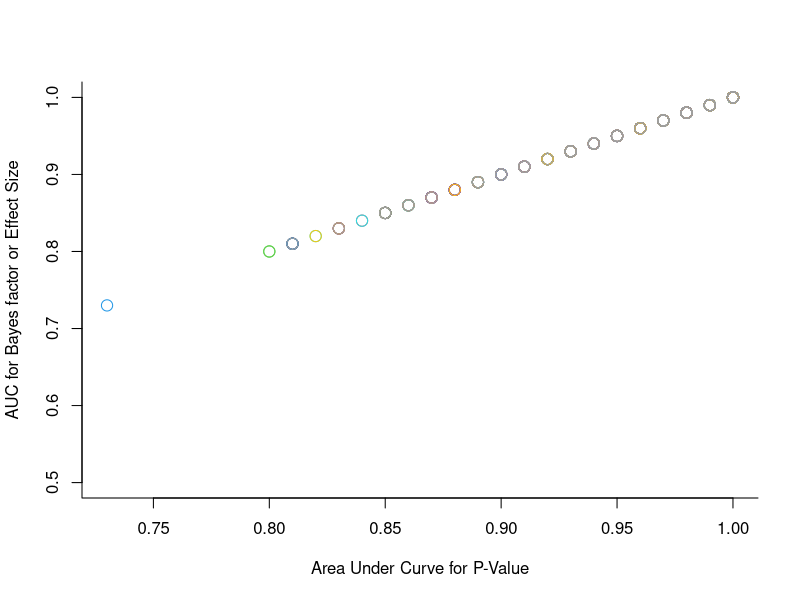
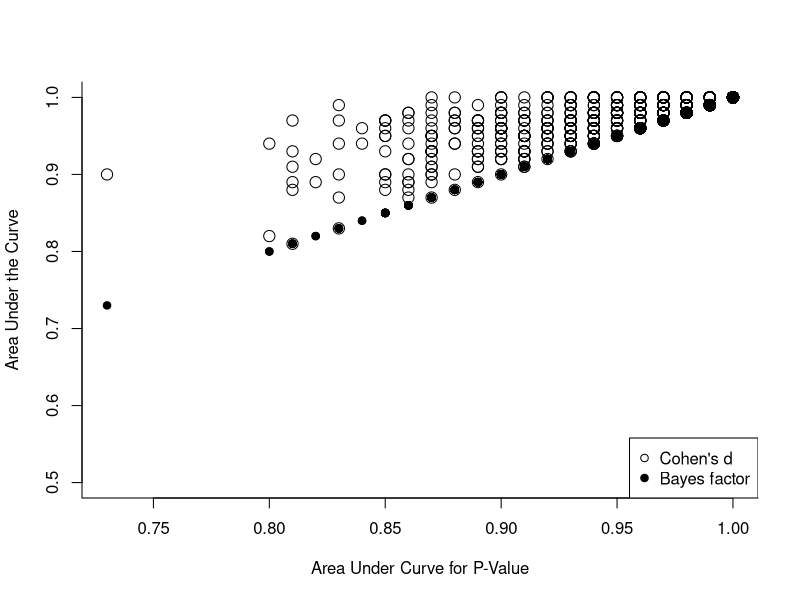
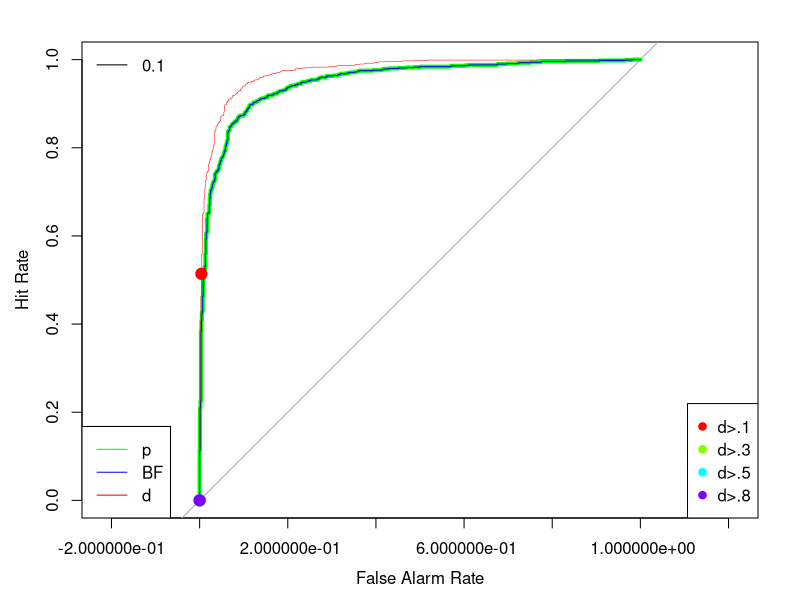
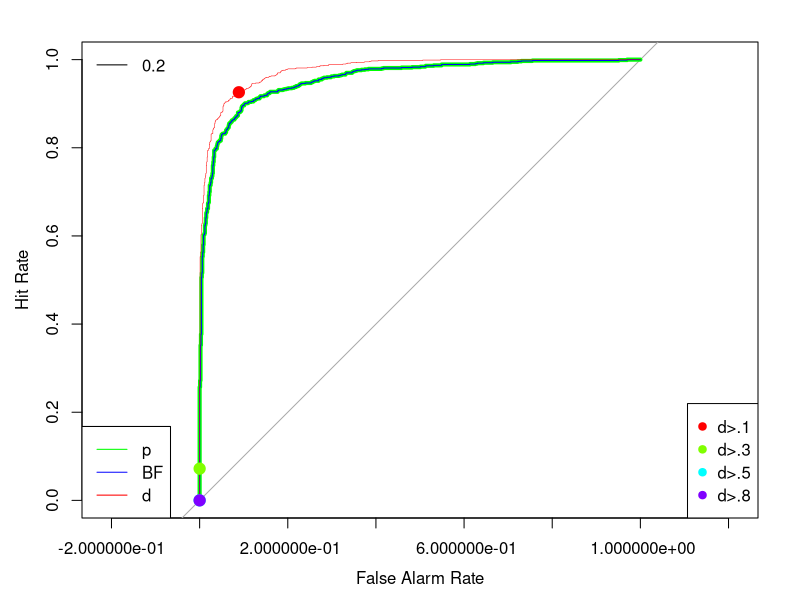
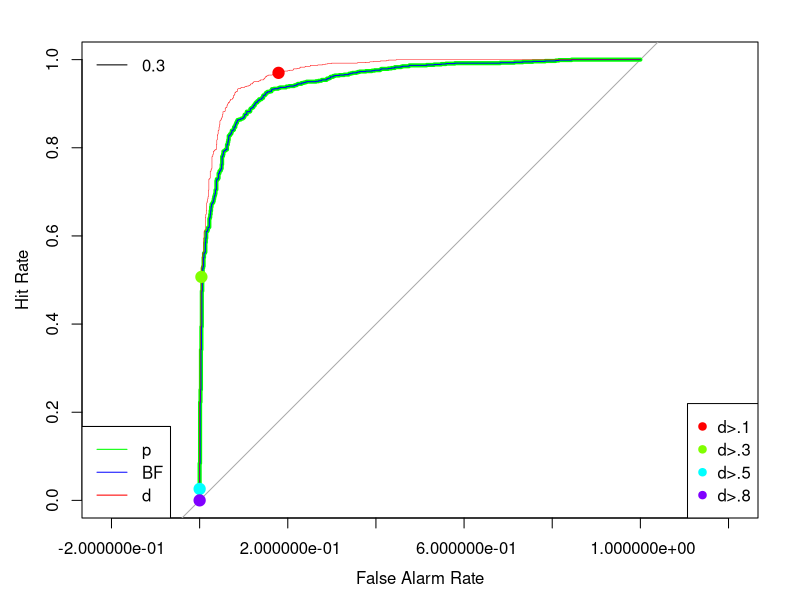
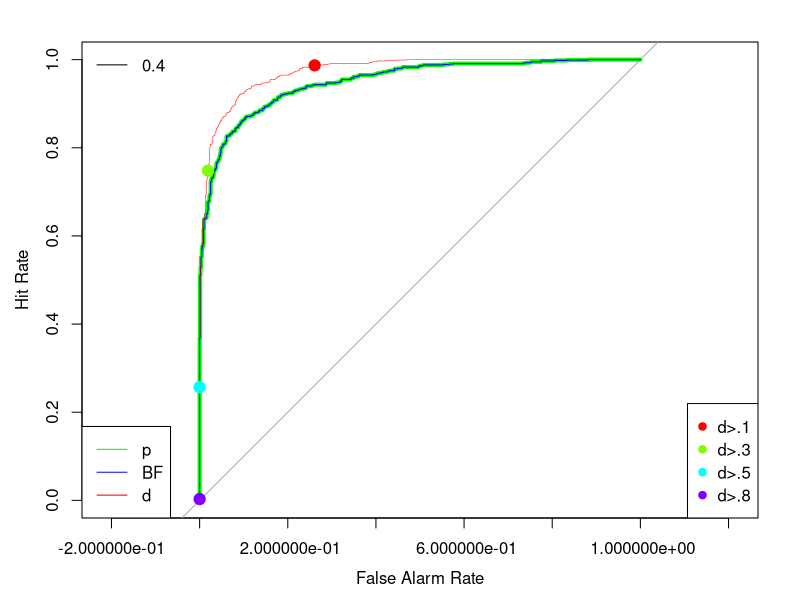
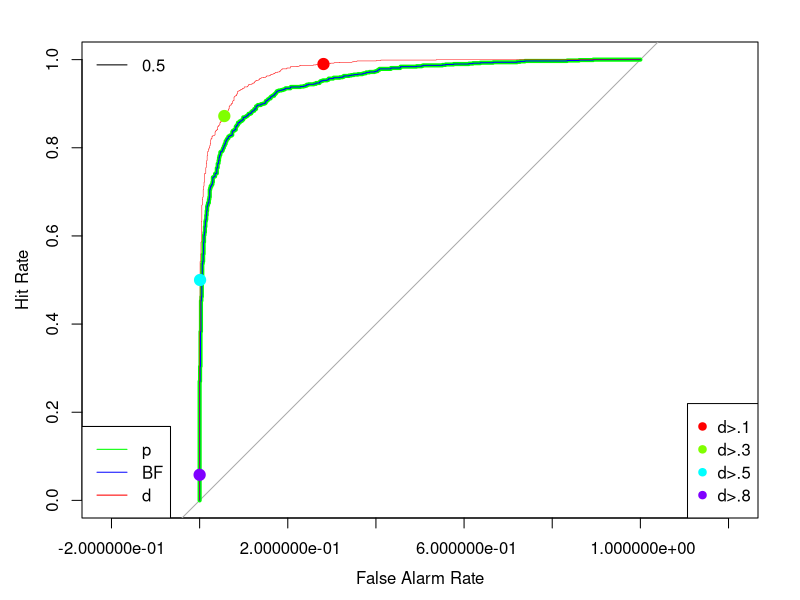
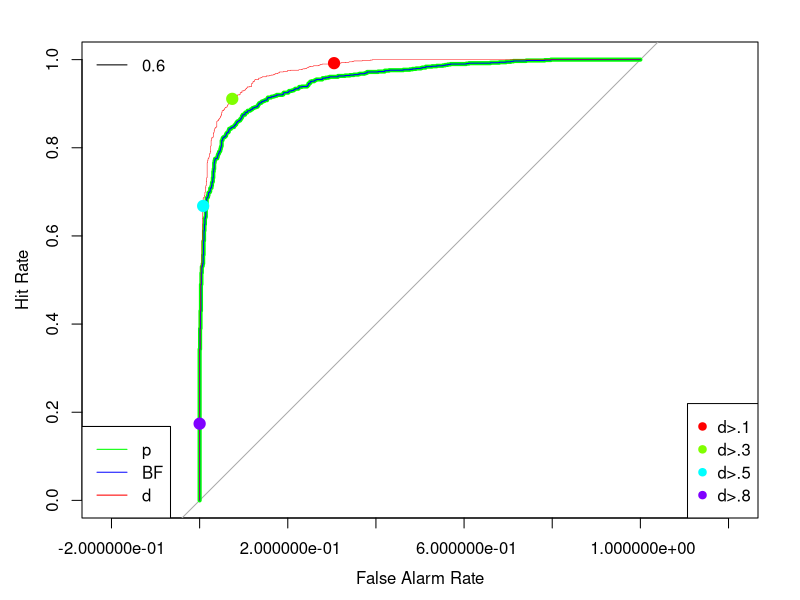

Source code (R) for these figures, in order:
##
## Jessica K. Witt - Colorado State University - Psychology
##
## November 15, 2017 (last revised 6/2/18)
##
## Uses signal detection theory techniques to compare and contrast
## across different criteria for statistical significance
##
## Criterion are: (1) p < .05; (2) Bayes Factor > 3; etc...
##
## Hit = data were modeled as a real effect (Cohen's d > 0) and 
##       criteria indicates the effect is significant (e.g. p < .05)
## False alarm = data were modeled as a null effect (Cohen's d = 0) and 
##       criteria indicates the effect is significant (e.g. p < .05)
##
## Strategy: Simulate means from two groups and compute relevant statistics
## Mean for group 1 is .5 (as in 50% on a memory test)
## Mean for group 2 is a function of the specified effect size
##
## Two outcome measures:
##  (1) Area under the curve (AUC) - measure of discriminability
##  (2) Distance to perfection - Euclidean distance between a given point on the ROC curve and perfect performance (100% hits and 0% false alarms)



########## Packages #################
require(BayesFactor)
require(pROC)
require(ggplot2)
require(reshape2)
require(pwr)



########## Functions #################

## Assumes 2 groups, so two in mySDs
runSims <- function(sampleSizes, effectSizes, mean1, mySDs, numStudiesNull,numStudiesEff) {
  
  sdPooled <- sqrt((mySDs[1]^2 + mySDs[2]^2) / 2)
  saveSims <- as.data.frame(matrix(0,ncol=8, nrow=length(sampleSizes) * (numStudiesNull+numStudiesEff)))
  colnames(saveSims) <- c("groupNum","modeledD","sampleSize","actualD","t","p","BF","mdD")
  sa <- 0
  
  for (i in 1:length(sampleSizes)) {
    N <- sampleSizes[i]

    for (j in 1:length(effectSizes)) {
      mean2 <- mean1 - (effectSizes[j] * sdPooled)
      
      numStudies3 <- ifelse(effectSizes[j] == 0, numStudiesNull,numStudiesEff)  #only run a quarter of real effects

      for (k in 1:numStudies3) {
        
        #simulate data
        group1 <- rnorm(N,mean1,mySDs[1])
        group2 <- rnorm(N,mean2,mySDs[2])

        #run t-test
        if  (mySDs[1]==mySDs[2]) {
          a <- t.test(group2, group1,var.equal=T)
        } else {
          a <- t.test(group2, group1)
        }

        #save outcomes
        sa <- sa+1
        saveSims$modeledD[sa] <- effectSizes[j]
        saveSims$sampleSize[sa] <- N
        saveSims$actualD[sa] <- (mean(group1) - mean(group2))/sqrt((sd(group1)^2 + sd(group2)^2)/2)
        saveSims$mdD[sa] <- max(effectSizes)

        saveSims$p[sa] <- a$p.value
        saveSims$t[sa] <- a$statistic
        saveSims$BF[sa] <- exp(ttest.tstat(t=a$statistic, n1=N, n2=N, rscale = 0.707)[['bf']])

      } #end for k numstudies  
    } #end for j effectSizes
  } #end for i sampleSizes
  
  return(saveSims)
} #end function



#AUC Function
# Calculates the area under the curve (AUC) for a given set of simulations
plotAUC <- function(saveSims,dt,plotIt,crits,priorOdds) {

  auc <- rep(0,2+length(priorOdds))  #auc for p-value and Bayes factor
  
  sg <- c(log(saveSims$p[which(saveSims$modeledD > 0)]),log(saveSims$p[which(saveSims$modeledD == 0)]))
  sf <- c(rep(1,length(which(saveSims$modeledD > 0))),rep(0,length(which(saveSims$modeledD == 0))))

  fit_glm <- glm(sf ~ sg, family=binomial(link="logit"))
  glm_response_scores <- predict(fit_glm, data.frame(sg,sf), type="response")

  auc[1] <- auc(sf, glm_response_scores)
  
  sg3 <- c(saveSims$actualD[which(saveSims$modeledD > 0)],saveSims$actualD[which(saveSims$modeledD == 0)])
  #sg3 <- abs(sg3)  #BEN: Change to ABS Cohen's d here
  
  fit_glm3 <- glm(sf ~ sg3, family=binomial(link="logit"))
  glm_response_scores3 <- predict(fit_glm3, data.frame(sg3,sf), type="response")
  
  auc[2] <- auc(sf, glm_response_scores3)

  for(ii in 1:length(priorOdds)) {
    sg2 <- c(log(priorOdds[ii] * saveSims$BF[which(saveSims$modeledD > 0)]),log(priorOdds[ii] * saveSims$BF[which(saveSims$modeledD == 0)]))
    fit_glm2 <- glm(sf ~ sg2, family=binomial(link="logit"))
    glm_response_scores2 <- predict(fit_glm2, data.frame(sg2,sf), type="response")
    auc[2 + ii] <- auc(sf, glm_response_scores2)

}
  
  if(plotIt) {  
#    plot(roc(sf, glm_response_scores, direction="<"), col="green", lwd=4)
    plot.roc(sf, glm_response_scores, direction="<",legacy.axes = T, col="green", lwd=4,xlab="False Alarm Rate",ylab="Hit Rate",auc.polygon=T)
    lines(roc(sf, glm_response_scores2, direction="<"), col="blue", lwd=1)
    #lines(roc(sf, glm_response_scores3, direction="<"), col="red", lwd=.5)  #if want to include ROC by effect size
    
    rCol <- rainbow(length(crits))
    dtCol <- rCol[dt$criterion]
    pSz <- ifelse(dt$critCat==1,1.5,.8)+1
    pCH <- ifelse(dt$critCat==1,1,19)
    points(1-(dt$fa/numStudiesNull),dt$hits/numStudiesEff,col=dtCol,pch=19,cex=pSz)
    legend("bottomright",col=rCol,legend = crits,pch=19)
  } #end if plotIt
  
  return(auc)
}  # end function plotAUC

plotAUC2 <- function(saveSims,dt,plotIt,crits) {
  
  sg <- c(log(saveSims$p[which(saveSims$modeledD > 0)]),log(saveSims$p[which(saveSims$modeledD == 0)]))
  sf <- c(rep(1,length(which(saveSims$modeledD > 0))),rep(0,length(which(saveSims$modeledD == 0))))
  
  fit_glm <- glm(sf ~ sg, family=binomial(link="logit"))
  glm_response_scores <- predict(fit_glm, data.frame(sg,sf), type="response")
  

  sg3 <- c(saveSims$actualD[which(saveSims$modeledD > 0)],saveSims$actualD[which(saveSims$modeledD == 0)])
  #sg3 <- abs(sg3)  #BEN: Change to ABS Cohen's d here
  
  fit_glm3 <- glm(sf ~ sg3, family=binomial(link="logit"))
  glm_response_scores3 <- predict(fit_glm3, data.frame(sg3,sf), type="response")
  

  sg2 <- c(log(saveSims$BF[which(saveSims$modeledD > 0)]),log(saveSims$BF[which(saveSims$modeledD == 0)]))
  fit_glm2 <- glm(sf ~ sg2, family=binomial(link="logit"))
  glm_response_scores2 <- predict(fit_glm2, data.frame(sg2,sf), type="response")

  
  
  if(plotIt) {  
    #    plot(roc(sf, glm_response_scores, direction="<"), col="green", lwd=4)
    plot.roc(sf, glm_response_scores, direction="<",legacy.axes = T, col="green", lwd=4,xlab="False Alarm Rate",ylab="Hit Rate")
    lines(roc(sf, glm_response_scores2, direction="<",auc.polygon=T), col="blue", lwd=1)
    lines(roc(sf, glm_response_scores3, direction="<"), col="red", lwd=.5)  #if want to include ROC by effect size
    legend("bottomleft",lwd=c(1,1,1),col=c("green","blue","red"),legend = c("p","BF","d"))
    legend("topleft",lwd=1,legend = max(saveSims$modeledD),bty="n")

    rCol <- rainbow(length(crits))
    dtCol <- rCol[dt$criterion]
    points(1-(dt$fa),dt$hits,col=rainbow(length(crits)),pch=19,cex=1.5)
    legend("bottomright",col=rainbow(length(crits)),legend = crits,pch=19)
  } #end if plotIt
  
}  # end function plotAUC2



plotAUCBFonly <- function(saveSims,dt,plotIt,crits,priorOdds) {
  
  auc <- rep(0,length(priorOdds))  #auc for BF 50/50; BF 1/10; BF 10/1
  dt <- dt[which(dt$critCat == 2),]
  dt$hits <- dt$hits / dt$numStudiesEff
  dt$fa <- dt$fa / dt$numStudiesNull
  
  sf <- c(rep(1,length(which(saveSims$modeledD > 0))),rep(0,length(which(saveSims$modeledD == 0))))

  for(i in 1:length(priorOdds)) {
    sg2 <- c(log(priorOdds[i] * saveSims$BF[which(saveSims$modeledD > 0)]),log(priorOdds[i] * saveSims$BF[which(saveSims$modeledD == 0)]))
    fit_glm2 <- glm(sf ~ sg2, family=binomial(link="logit"))
    glm_response_scores2 <- predict(fit_glm2, data.frame(sg2,sf), type="response")
    auc[i] <- auc(sf, glm_response_scores2)
      
    if(i == 1) {
      plot.roc(sf, glm_response_scores2, direction="<",legacy.axes = T, col=rainbow(length(priorOdds))[i], lwd=length(priorOdds)-i,xlab="False Alarm Rate",ylab="Hit Rate",auc.polygon=T)
    } else {
      lines(roc(sf, glm_response_scores2, direction="<"), col=rainbow(length(priorOdds))[i], lwd=length(priorOdds)-i)  
    }
  }
    mm <- aggregate(hits ~ criterion + priorOdds, dt, mean)
    m2 <- aggregate(fa ~ criterion + priorOdds, dt, mean)
    mm$col <- "black"
    mm$cex <- 1

    rCol <- rainbow(length(priorOdds))
    for (i in 1:length(priorOdds)) {
      mm$col[which(mm$priorOdds == priorOdds[i])] <- rCol[i]
      mm$cex[which(mm$priorOdds == priorOdds[i])] <- 1 + ((i*4)/10)
    }
    points(1-(m2$fa),mm$hits,col=mm$col,pch=19,cex=mm$cex)
    
    #legend("bottomright",lty=1,col=rainbow(length(priorOdds)),legend = priorOdds)  #lines only
    legend("bottomright",pch=19,col=rainbow(length(priorOdds)),legend = priorOdds)
    
  return(auc)
}  # end function plotAUCBFonly



## sample call:
# dt <- evalSig(effectSizes,critCat,critValue,allPs,allBFs,allESs)

evalSig <- function(critCat,critValue,saveSims,priorOdds) {

  effectSizes <- sort(unique(saveSims$modeledD))
  sampleSizes <- sort(unique(saveSims$sampleSize))
  numEffectSizes <- length(effectSizes) - 1
  numCriteria <- length(critCat)
  nc2 <- length(critCat[which(critCat == 1 | critCat == 3)]) + (length(critCat[which(critCat == 2)]) * length(priorOdds))
  allC <- length(sampleSizes) * numEffectSizes * nc2 
  dt <- as.data.frame(matrix(NA,ncol=14,nrow=allC))
  colnames(dt) <- c("sampleSize","effectSizes","criterion","hits","fa","actEffectSize","criterionF","miss","corrRej","numAmbigEff","numAmbigNull", "ROCdist","critCat","priorOdds")
  da <- 0  #index for dt

  for(i in 1:length(sampleSizes)) {
    for(j in 1:numEffectSizes) {
      for (k in 1:numCriteria) {
      
        jj <- j+1  #assumes first effect size is 0, working with next one
        
        if (critCat[k] == 1) {  #p-value
          da <- da+1
          dt$sampleSize[da] <- sampleSizes[i]
          dt$effectSizes[da] <- effectSizes[j+1]
          dt$criterion[da] <- k

          dt$hits[da] <- length(which(saveSims$p[which(saveSims$modeledD>0)] <= critValue[k]))
          dt$fa[da] <-length(which(saveSims$p[which(saveSims$modeledD==0)] <= critValue[k]))
          dt$miss[da] <- length(which(saveSims$modeledD > 0)) - dt$hits[da]
          dt$corrRej[da] <- length(which(saveSims$modeledD == 0)) - dt$fa[da]
          dt$criterionF[da] <- paste("p",critValue[k])
          dt$critCat[da] <- 1
        } else {
        if (critCat[k] == 2) { #Bayes factor
          for (jj in 1:length(priorOdds)) {
            da <- da+1
            dt$sampleSize[da] <- sampleSizes[i]
            dt$effectSizes[da] <- effectSizes[j+1]
            dt$criterion[da] <- k
            
            dt$hits[da] <- length(which(saveSims$BF[which(saveSims$modeledD > 0)]*priorOdds[jj] >= critValue[k]))
            dt$fa[da] <- length(which(saveSims$BF[which(saveSims$modeledD == 0)]*priorOdds[jj] >= critValue[k]))
            dt$miss[da] <- length(which(saveSims$BF[which(saveSims$modeledD > 0)]*priorOdds[jj] <= (1/critValue[k])))
            dt$corrRej[da] <- length(which(saveSims$BF[which(saveSims$modeledD == 0)]*priorOdds[jj] <= (1/critValue[k])))
            dt$numAmbigEff[da] <- length(which(saveSims$BF[which(saveSims$modeledD > 0)]*priorOdds[jj] < critValue[k] & saveSims$BF[which(saveSims$modeledD > 0)]*priorOdds[jj] > (1/critValue[k]) ))
            dt$numAmbigNull[da] <- length(which(saveSims$BF[which(saveSims$modeledD == 0)]*priorOdds[jj] < critValue[k] & saveSims$BF[which(saveSims$modeledD == 0)]*priorOdds[jj] > (1/critValue[k]) ))
            dt$criterionF[da] <- paste("BF",critValue[k])
            dt$critCat[da] <- 2
            dt$priorOdds[da] <- priorOdds[jj]
          }
        } else { #Effect size
          da <- da+1
          dt$sampleSize[da] <- sampleSizes[i]
          dt$effectSizes[da] <- effectSizes[j+1]
          dt$criterion[da] <- k
          
          dt$hits[da] <- length(which(saveSims$actualD[which(saveSims$modeledD > 0)] >= critValue[k]))
          dt$fa[da] <- length(which(saveSims$actualD[which(saveSims$modeledD == 0)] >= critValue[k]))
          dt$miss[da] <- length(which(saveSims$modeledD > 0)) - dt$hits[da]
          dt$corrRej[da] <- length(which(saveSims$modeledD == 0)) - dt$fa[da]
          dt$criterionF[da] <- paste("ES",critValue[k])
          dt$critCat[da] <- 3

        } }
      
      h1 <- 1 - (dt$hits[da]/length(which(saveSims$modeledD > 0)))  #vertical distance
      h2 <- dt$fa[da]/length(which(saveSims$modeledD == 0))  #horizDistance
      dt$ROCdist[da] <- sqrt(h1^2 + h2^2)
      
      dt$actEffectSize[da] <- mean(saveSims$actualD[which(saveSims$modeledD > 0)])
      
      }
   }
  }
  
  return(dt)
}



############################
####### Start Code #########
############################


#Num of studies to be run and number of times that number of studies should be run
numStudiesNull <- 10 #number of studies to run with d = 0
numStudiesEff <- 10  #number of studies to run with d > 0
numTimes <- 100  #number of times to run each set of studies


#If running replications
runReplication <- FALSE

#prior Odds: for use when calculating posterior odds; keep as 1 for using Bayes factor only
priorOdds <- c(1)  
priorOdds <- sort(priorOdds, decreasing = T) #useful for plotting but not necessary

#Sample sizes and Effect sizes (note: sample size = sample size per group; assumes equal samples per group)
sSizesAll <- c(64)
effSzAll <- c(.5)
effSzAll <- seq(.1,.8,length.out = 8)
for (i in 1:8) {
  a <- pwr.t.test(n = NULL, d = effSzAll[i], power = .8,sig.level = .05, type="two.sample",alternative="two.sided")
  sSizesAll[i] <- ceiling(a$n)
}

#data frame to save sims outcomes
saveSims <- as.data.frame(matrix(0,ncol=8, nrow=1))
colnames(saveSims) <- c("groupNum","modeledD","sampleSize","actualD","t","p","BF","mdD")

#data frame to save SDT analyses
allDt <- as.data.frame(matrix(0,ncol=15,nrow=1))
colnames(allDt) <- c("sampleSize","effectSizes","criterion","hits","fa","actEffectSize","criterionF","miss","corrRej","numAmbigEff","numAmbigNull", "ROCdist","critCat","priorOdds","runNum")

#criteria for significance to be used
critCat <- c(1,1,1,1,2,2,2,2,3,3,3,3) # 1 = p-value; 2 = BF; 3= ES
critValue <- c(.1,.05,.005,.001,1,2,3,10,.1,.3,.5,.8)  #critical value for significance,, aligns with critCat
crits <- c("p<.10","p<.05","p<.005","p<.001","BF>1","BF>2","BF>3","BF>10","d>.1","d>.3","d>.5","d>.8")  #label not needed for function

#Group mean and SDs
mean1 <- .5  #mean for group 1 (e.g. 50% correct on memory test)
mySDs <- c(.1, .1) #standard deviation for both groups

#AUC estimates
if (length(priorOdds) == 1) {
  aa <- 6
  ab <- "aucBF1"
} else {
  aa <- 5+length(priorOdds)
  ab <- rep("BF",length(priorOdds))
  for(i in 1:length(priorOdds)) {
    ab[i] <- paste("aucBF",priorOdds[i],sep="")
  }
}
aucs <- as.data.frame(matrix(0,ncol=aa,nrow=length(sSizesAll)*numTimes))
colnames(aucs) <- c("sampleSize","effectSize","runTime","aucP","aucES",ab)
ai <- 0


###### Loops for Data simulation and SDT calculations ####
for (ssa in 1:length(sSizesAll)) {
  sampleSizes <- sSizesAll[ssa]  #can also run all at once, although code needs to be changed during graphing/analysis
  effectSizes <- c(0,effSzAll[ssa])  #sets first effect size to 0; necessary for SDT analyses
  
  for(i in 1:numTimes) {
    
    ## Run simulations
    ss <- runSims(sampleSizes,effectSizes, mean1, mySDs, numStudiesNull, numStudiesEff)

    if (runReplication) {
      #run again (e.g. run replications)
      ss2 <- runSims(sampleSizes,effectSizes, mean1, mySDs, numStudiesNull, numStudiesEff)
      ss$p <- pmax(ss$p,ss2$p)
      ss$BF <- pmin(ss$BF,ss2$BF)
      ss$actualD <- pmin(ss$actualD,ss2$actualD)
    }
    
  
    ss$groupNum <- i
    saveSims <- rbind(saveSims,ss)
    
    ## Run SDT analyses
    ##critical: Assumes the first effect size is 0
    dt <- evalSig(critCat,critValue,ss,priorOdds)
    dt$runNum <- i
    allDt <- rbind(allDt,dt)
    
    # Plot ROC curves and caculate AUC (if desired)
    plotIt <- FALSE
    currAUC <- plotAUC(ss,dt,plotIt,crits,priorOdds)  
    ai <- ai+1
    aucs[ai,1] <- sampleSizes[1]
    aucs[ai,2] <- effectSizes[2]
    aucs[ai,3] <- i #runNumber
    aucs[ai,4] <- currAUC[1]
    aucs[ai,5] <- currAUC[2]
    for(ii in 1:length(priorOdds)) {
      aucs[ai,5 + ii] <- currAUC[2 + ii]
    }    
  
  } #end for i runTimes
} #end for ssa

allDt <- allDt[-1,]  #get rid of initial dummy row that was just used to init allDt
saveSims <- saveSims[-1,]  #get rid of initial dummy row that was just used to init allDt

######################
###### Analyses ######
######################

readline("stop")

####Compare AUCs ####
plot(aucs$aucP,aucs$aucBF1,col=aucs$effectSize*10,cex=1.5,bty="l",ylim=c(.5,1),xlab="Area Under Curve for P-Value",ylab="AUC for Bayes factor or Effect Size")
if(length(priorOdds) > 1) {
  for(i in 1:length(priorOdds)) {
    points(aucs$aucP,aucs[,i+5],pch=19)
  }
}

####Compare AUCs with Effect Size ####
plot(aucs$aucP,aucs$aucES,bty="l",ylim=c(.5,1),cex=1.5,xlab="Area Under Curve for P-Value",ylab="Area Under the Curve")
points(aucs$aucP,aucs$aucBF1,pch=19)
legend("bottomright",pch=c(1,19),legend = c("Cohen's d","Bayes factor"))


#### ROC Curves ####
plotIt <- TRUE
for (i in 1:length(effSzAll)) {
  ss <- saveSims[which(saveSims$mdD == effSzAll[i]),]
  dt2 <- allDt[which(allDt$critCat == 3 & allDt$effectSizes == effSzAll[i]),]
  dt2$fa <- dt2$fa/numStudiesNull
  dt2$hits <- dt2$hits/numStudiesEff
  aa <- sort(unique(dt2$criterion))
  dt3 <- dt2[1:length(aa),]
  for (i in 1:length(aa)) {
    dt3$hits[i] <- mean(dt2$hits[which(dt2$criterion == aa[i])])
    dt3$fa[i] <- mean(dt2$fa[which(dt2$criterion == aa[i])])
  }
  crits2 <- crits[9:12]
  plotAUC2(ss,dt3,plotIt,crits2)  

}

points(1-dt2$fa,dt2$hits)

readline("stophere")


#### Plot hits by FA ####
ap <- aggregate(hits ~ criterion+sampleSize+effectSizes, data=allDt,mean)
ap2 <- aggregate(fa ~ criterion+sampleSize+effectSizes, data=allDt,mean)
hFA <- merge(ap,ap2,by=c("criterion","sampleSize","effectSizes"))
hFA$hits <- hFA$hits / numStudiesEff
hFA$fa <- hFA$fa / numStudiesNull
pCh <- ifelse(critCat[hFA$criterion]==1,1,19)
pSz <- ifelse(critCat[hFA$criterion]==1,1.5,1)+1
plot(hFA$fa,hFA$hits,col=rainbow(length(crits)),cex=pSz,cex.lab=1.2,pch=pCh,xlim=c(0,1),ylim=c(0,1),xlab="False Alarm Rate",ylab="Hit Rate")
legend("bottomright",horiz=F,cex=1.2,pch=pCh,col=rainbow(length(crits)),legend = crits)
points(0,1,pch=3)


#### Comp AUCs across prior odds ####
if(length(priorOdds) > 1) {
  allDt$numStudiesEff <- numStudiesEff
  allDt$numStudiesNull <- numStudiesNull
  compAucs <- plotAUCBFonly(saveSims,allDt,TRUE,crits,priorOdds)
}

#### Plot hit, FA, miss, corrRejection for each effect size/sample size combo ####
ap <- aggregate(hits ~ criterion+sampleSize+effectSizes, data=allDt,mean)
ap2 <- aggregate(fa ~ criterion+sampleSize+effectSizes, data=allDt,mean)
hFA <- merge(ap,ap2,by=c("criterion","sampleSize","effectSizes"))
ap2 <- aggregate(miss ~ criterion+sampleSize+effectSizes, data=allDt,mean)
hFA <- merge(hFA,ap2,by=c("criterion","sampleSize","effectSizes"))
ap2 <- aggregate(corrRej ~ criterion+sampleSize+effectSizes, data=allDt,mean)
hFA <- merge(hFA,ap2,by=c("criterion","sampleSize","effectSizes"))
hFA$hits <- hFA$hits / numStudiesEff
hFA$fa <- hFA$fa / numStudiesNull
hFA$corrRej <- hFA$corrRej / numStudiesNull
hFA$miss <- hFA$miss / numStudiesEff

for (i in 1:length(sSizesAll)) {
  #  readline(i)
  dr <- hFA[which(hFA$sampleSize == sSizesAll[i] & hFA$effectSizes == effSzAll[i]),c(1,4,5,6,7)]
  dr <- melt(dr,id = "criterion")
  dr$value <- dr$value / 2
  
  print(ggplot(data = dr, aes(x = criterion, y = value, fill = variable)) + 
          geom_bar(stat = "identity") +
          ylab("Proportion of Outcomes\n") +
          xlab("Criterion for Statistical Significance\n") +
          scale_x_continuous(breaks=seq(1,length(crits)), labels=crits) +
          labs(title = paste("N=",sSizesAll[i],"d=",effSzAll[i])))

}

allDt2 <- allDt
allDt <- allDt[which(allDt$criterion == 2),]

ap <- aggregate(hits ~ criterion+sampleSize+effectSizes, data=allDt,mean)
ap2 <- aggregate(fa ~ criterion+sampleSize+effectSizes, data=allDt,mean)
hFA <- merge(ap,ap2,by=c("criterion","sampleSize","effectSizes"))
ap2 <- aggregate(miss ~ criterion+sampleSize+effectSizes, data=allDt,mean)
hFA <- merge(hFA,ap2,by=c("criterion","sampleSize","effectSizes"))
ap2 <- aggregate(corrRej ~ criterion+sampleSize+effectSizes, data=allDt,mean)
hFA <- merge(hFA,ap2,by=c("criterion","sampleSize","effectSizes"))
hFA$hits <- hFA$hits / numStudiesEff
hFA$fa <- hFA$fa / numStudiesNull
hFA$corrRej <- hFA$corrRej / numStudiesNull
hFA$miss <- hFA$miss / numStudiesEff

myOffset <- .04
myCols <- c("cyan4", "cyan1", "yellow1", "yellow4")
myOrder <- c(7,5,6,4)
tiff("Fig5.tiff",height=800,width=1100)
par(mar=c(5.1,6,2.1,18))
plot(c(.08,.82),c(0,1),col="white",bty="l",ylab="",xlab="Effect Size",cex.lab=2,yaxt="n",xaxt="n")
title(ylab="Proportion of Outcomes",line=4,cex.lab=2)
axis(side=1,at=hFA$effectSizes,labels = hFA$effectSizes,cex.axis=2)
axis(side=2,at=c(0,.25,.5,.75,1),labels=c("0",".25",".5",".75","1"),las=1,cex.axis=2)
par(xpd=NA)
legend(.87,1.1,pch=rep(15,4),legend=c("Hits","Misses","False Alarms","Correct Rejections"),col=rev(myCols),cex=2,pt.cex=4,bty="n")
for (i in 1:length(crits)) {
  de <- hFA[i,] / 2
  currPos <- 0
  for (j in 1:4) {
    ii <- i/10
    rect(ii-myOffset, currPos,ii+myOffset, currPos+de[1,myOrder[j]],col=myCols[j])
    currPos <- currPos + de[1,myOrder[j]]
  }
}
dev.off()


allDt <- allDt2

#### Plot distance to perfection ####
aa <- aggregate(ROCdist ~ criterion, data=allDt,mean)
ab <- aggregate(ROCdist ~ criterion, data=allDt,sd)
ab$ci <- qnorm(.975) * ab$ROCdist / sqrt(length(ab$ROCdist))
titleText <- ifelse(length(sSizesAll) < 2, paste("N=",sSizesAll[1],"d=",effSzAll[1]), paste("firstES:",effSzAll[1]))
plot(seq(1:length(crits)),aa$ROCdist,bty="l",xaxt="n",xlab="Criterion for Statistical Significance",ylab="Distance to Perfection",pch=19,col=rainbow(length(crits)),cex=2,ylim=c(0,max(aa$ROCdist)+max(ab$ci)),main=titleText)
axis(side=1,at=seq(1:length(crits)),labels = crits)
for(i in 1:length(crits)) {
  segments(i,aa$ROCdist[i] - ab$ci[i],i,aa$ROCdist[i]+ab$ci[i])
}


#### plot BF vs p-values ####
plot(log(saveSims$p),log(saveSims$BF),bty="l",xlab="log(p-value)", ylab="log(Bayes factor)")
